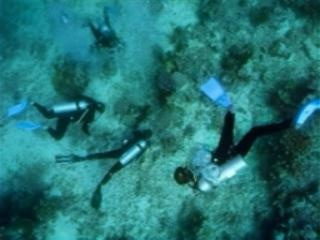
#> input picture inputimages/set_o46 (1).jpg, 320 x 240 px, found by its file name
$ python gain1.py
#> lines starting #> are read from the running program, lines starting #| are printed output that depends on the picture
import cv2
import numpy as np
import matplotlib.pyplot as plt

def color_correction_frequency_domain(image_path, gain_factor=1.2):
    # Read the input image
#> called with image_path = 'path_to_your_image.jpg', gain_factor = 1.2
    image = cv2.imread(r"D:\Mainproject\Main-project\inputimages\set_o46 (1).jpg")
#> image is the input picture: shape (240, 320, 3); mean B, G, R 114.9, 115, 34.7
    image = cv2.cvtColor(image, cv2.COLOR_BGR2RGB)  # Convert to RGB

    # Split the channels
    r, g, b = cv2.split(image)
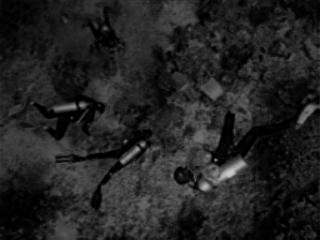
#> r: shape (240, 320); min 0, max 204, mean 34.7
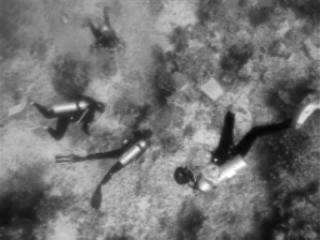
#> g: shape (240, 320); min 4, max 255, mean 115
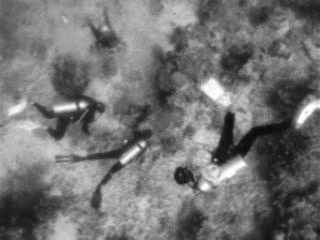
#> b: shape (240, 320); min 10, max 255, mean 114.9

    # Function to apply frequency domain gain control
    def apply_gain(channel, gain):
        # Perform FFT
#> called with gain = 1.2
        f = np.fft.fft2(channel)
        fshift = np.fft.fftshift(f)

        # Apply gain
        magnitude = np.abs(fshift)
        phase = np.angle(fshift)
        new_magnitude = magnitude * gain

        # Combine magnitude and phase
        fshift_new = new_magnitude * np.exp(1j * phase)

        # Inverse FFT
        f_ishift = np.fft.ifftshift(fshift_new)
        corrected_channel = np.abs(np.fft.ifft2(f_ishift))

        # Normalize to 0-255
        corrected_channel = np.clip(corrected_channel, 0, 255).astype(np.uint8)
        return corrected_channel

    # Apply gain control to each channel
    r_corrected = apply_gain(r, gain_factor)
    g_corrected = apply_gain(g, gain_factor)
#> call 2 of apply_gain, with gain = 1.2
#> in apply_gain (call 2), `phase = np.angle(fshift)`:
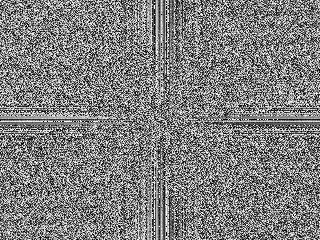
#> phase: shape (240, 320) float64; min -3.14, max 3.14, mean 4.22e-17; drawn with min black and max white
    b_corrected = apply_gain(b, gain_factor)
#> call 3 of apply_gain, with gain = 1.2
#> in apply_gain (call 3), `phase = np.angle(fshift)`:
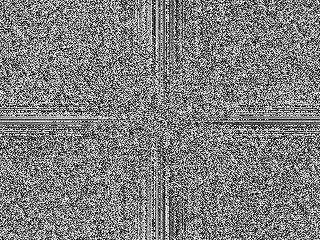
#> phase: shape (240, 320) float64; min -3.14, max 3.14, mean 2.48e-17; drawn with min black and max white
#> in apply_gain (call 3), `corrected_channel = np.clip(corrected_channel, 0, 255).astype(np.uint8)`:
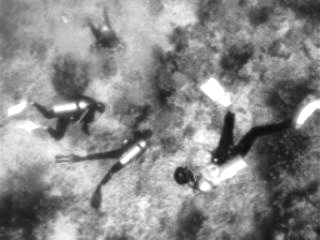
#> corrected_channel: shape (240, 320); min 12, max 255, mean 136.9

    # Merge corrected channels
    corrected_image = cv2.merge([r_corrected, g_corrected, b_corrected])
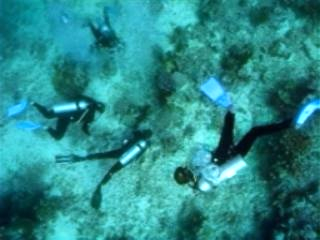
#> corrected_image: shape (240, 320, 3); mean R, G, B 41.2, 137.5, 136.9

    # Display results
    plt.figure(figsize=(10, 5))
    plt.subplot(1, 2, 1)
    plt.title('Original Image')
    plt.imshow(image)
    plt.axis('off')

    plt.subplot(1, 2, 2)
    plt.title('Corrected Image')
    plt.imshow(corrected_image)
    plt.axis('off')

    plt.tight_layout()
    plt.show()

# Example usage
image_path = "path_to_your_image.jpg"  # Replace with your image path
color_correction_frequency_domain(image_path, gain_factor=1.2)

$ run again, with inputimages/set_f17.jpg copied over inputimages/set_o46 (1).jpg
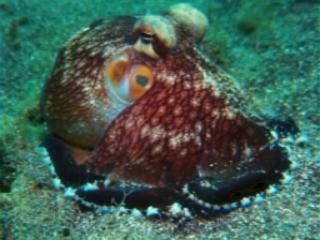
#> input picture inputimages/set_f17.jpg, 320 x 240 px, found by its file name
#> in color_correction_frequency_domain, image is the input picture: shape (240, 320, 3); mean B, G, R 83.2, 95.3, 65
#> in apply_gain (call 3), `corrected_channel = np.clip(corrected_channel, 0, 255).astype(np.uint8)`:
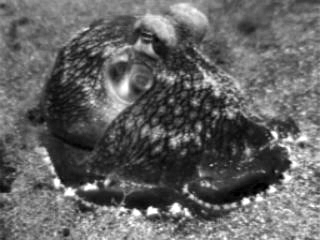
#> corrected_channel: shape (240, 320); min 0, max 255, mean 99.3
#> in color_correction_frequency_domain, `corrected_image = cv2.merge([r_corrected, g_corrected, b_corrected])`:
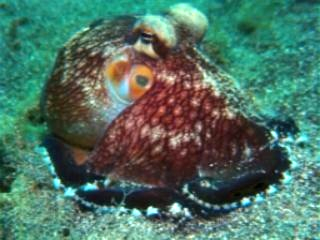
#> corrected_image: shape (240, 320, 3); mean R, G, B 77.6, 113.8, 99.3

$ run again, with inputimages/set_f301.jpg copied over inputimages/set_o46 (1).jpg
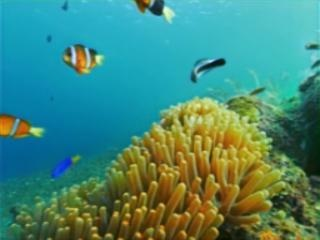
#> input picture inputimages/set_f301.jpg, 320 x 240 px, found by its file name
#> in color_correction_frequency_domain, image is the input picture: shape (240, 320, 3); mean B, G, R 118.9, 136.7, 69
#> in apply_gain (call 3), `corrected_channel = np.clip(corrected_channel, 0, 255).astype(np.uint8)`:
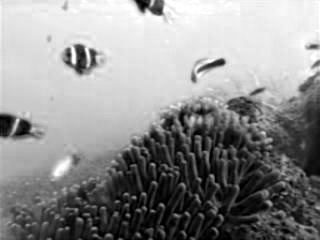
#> corrected_channel: shape (240, 320); min 0, max 255, mean 142.1
#> in color_correction_frequency_domain, `corrected_image = cv2.merge([r_corrected, g_corrected, b_corrected])`:
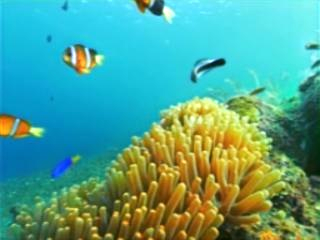
#> corrected_image: shape (240, 320, 3); mean R, G, B 82.3, 163.5, 142.1

$ run again, with inputimages/set_f335.jpg copied over inputimages/set_o46 (1).jpg
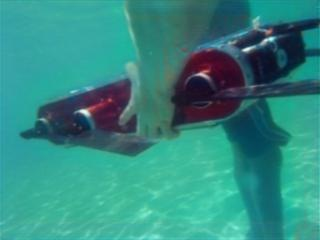
#> input picture inputimages/set_f335.jpg, 320 x 240 px, found by its file name
#> in color_correction_frequency_domain, image is the input picture: shape (240, 320, 3); mean B, G, R 129.5, 137.8, 50.8
#> in color_correction_frequency_domain, `corrected_image = cv2.merge([r_corrected, g_corrected, b_corrected])`:
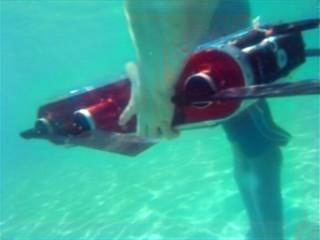
#> corrected_image: shape (240, 320, 3); mean R, G, B 60.5, 164.9, 155
